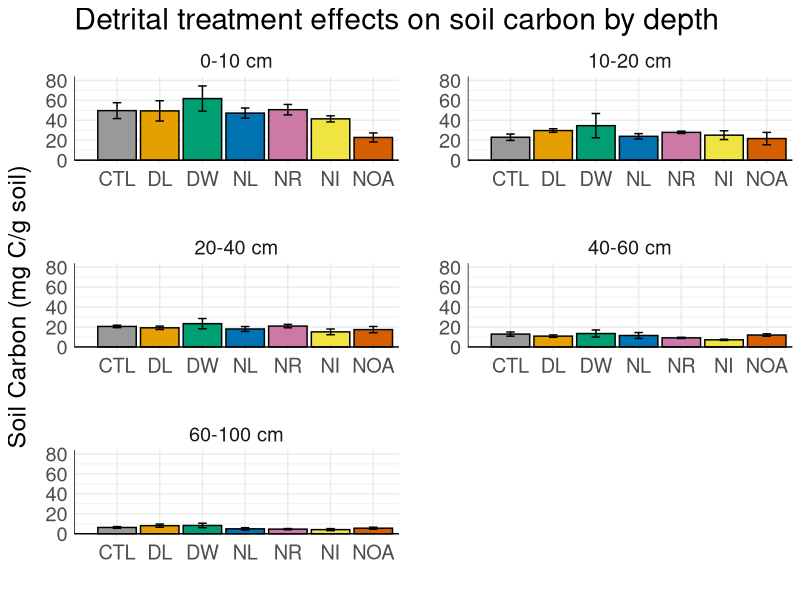
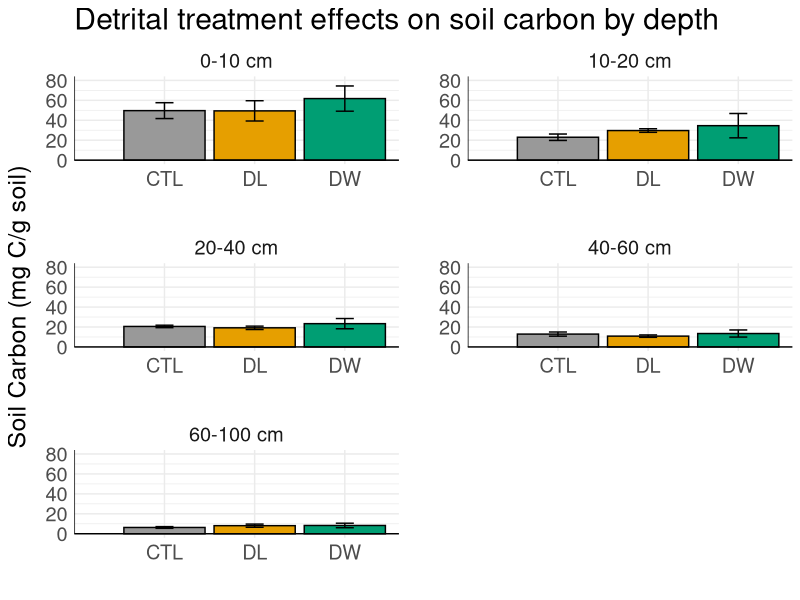
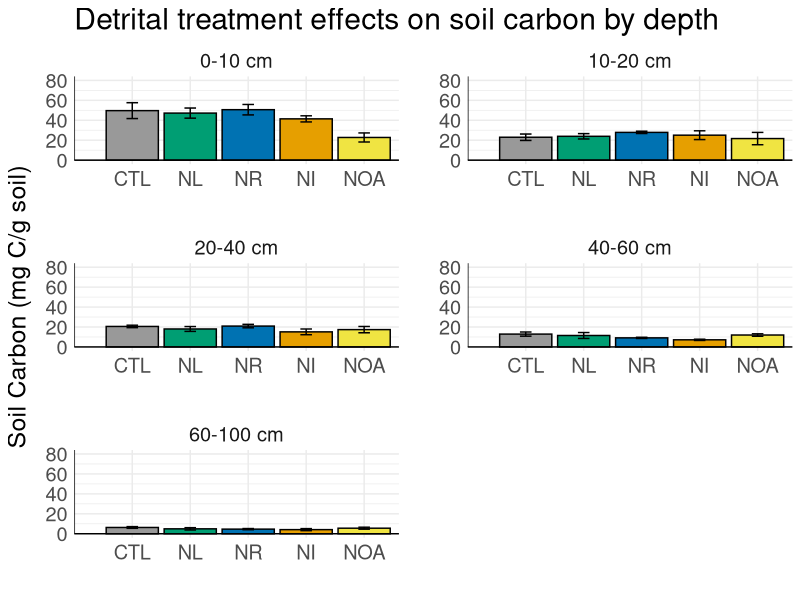
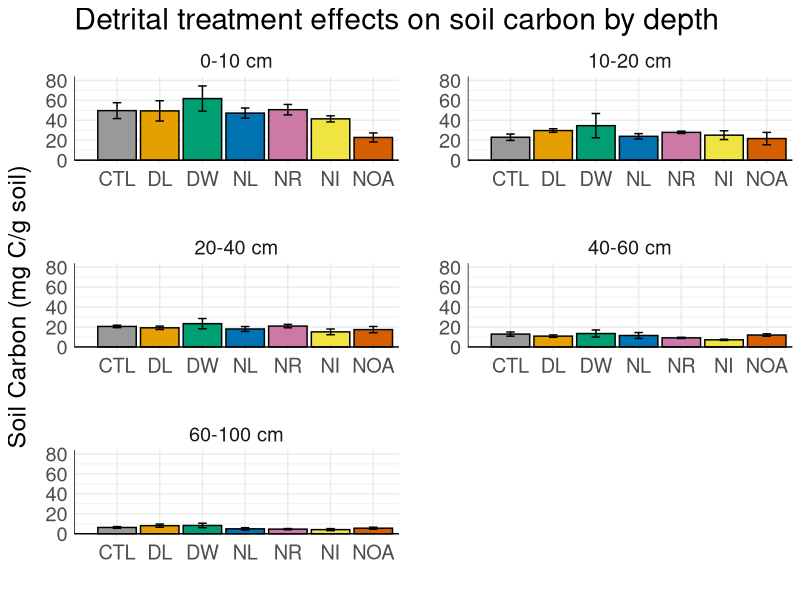
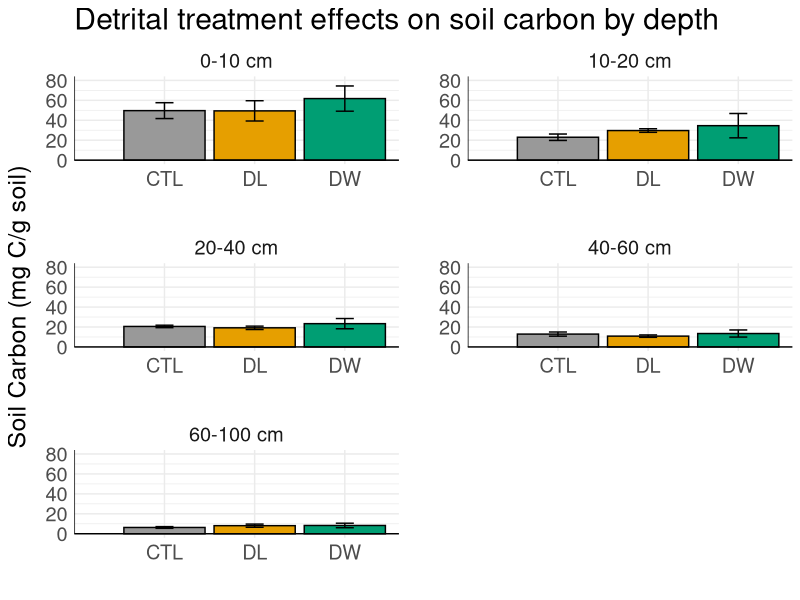
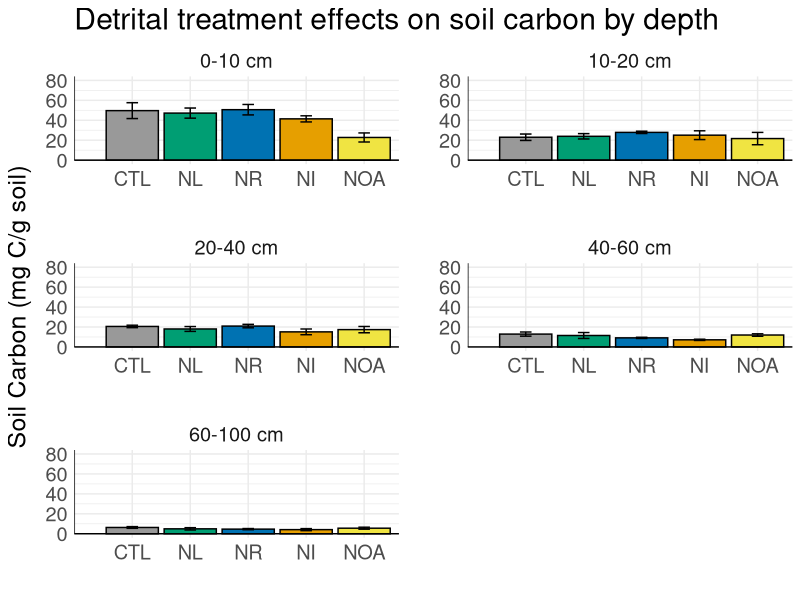

Write R code to recreate these figures, in order.
######
# CONVERT THIS TO RMD
######

#####
#DIRT 20 SOM analysis

library(ggplot2)
library(tidyr)
library(reshape2)
library(dplyr)
library(ggthemes)

### SETUP ###
#Set path to data folder
setwd("C:/github/DIRT20")
#Load raw data csv
data.raw <- read.csv("DIRT20_soil_master_raw.csv", as.is=T)
colnames(data.raw) <- as.character(data.raw[1,1:16])
data.raw <- data.raw[-1,]

#Convert numerics
for (i in 6:16) {data.raw[,i] <- as.numeric(data.raw[,i])}
str(data.raw)

### WARNING - MANUAL DATA CHANGE ### HARD CODED
### DELETE THIS CODE IF NOT UNDERSTOOD OR INTENDED

#Changing control values for 0-10 cm
  #C values are averages from original depth cores (repx4, minus one >20 outlier for plot 8)
  data.raw[8,6] <- 4.836
  data.raw[12,6] <- 6.407
  data.raw[14,6] <- 3.66

  
# Get mean and standard dev, std err
soc_summary <- data.raw %>% group_by(TRT, Depth) %>% summarize(n = n(),
                                                      mean = mean(bulk_percC*10),
                                                      stdev = sd(bulk_percC*10),
                                                      sterr = sd(bulk_percC*10)/sqrt(3))

# Set plot discrete x-axis order
trt_order <- c('CTL', 'DL', 'DW', 'NL', 'NR', 'NI', 'NOA')

#Create labels for facet plots
depth.labs <- c("0-10 cm", "10-20 cm", "20-40 cm", "40-60 cm", "60-100 cm")
names(depth.labs) <- c("0-10", "10-20", "20-40", "40-60", "60-100")


### FIGURE 1 - ALL TRTS###
f1_all <- ggplot(soc_summary, aes(x=factor(TRT, levels = trt_order), y=mean, fill=TRT)) + 
            geom_histogram(stat = "identity", colour="black") + 
            facet_wrap( ~ Depth, ncol=2, scales = "free", labeller = labeller(Depth = depth.labs)) +
            ylim(0,80)+
            theme_minimal() +
            annotate("segment", x=0, xend=Inf, y=0, yend=0) +
            annotate("segment", x=0, xend=-Inf, y=0, yend=Inf) +
            ylab("Soil Carbon (mg C/g soil)") +
            xlab("") + 
            ggtitle("Detrital treatment effects on soil carbon by depth") +
            theme(panel.spacing = unit(2, "lines")) +
            scale_fill_manual(values = c("#999999", "#E69F00", "#009E73",
                                         "#F0E442", "#0072B2", "#D55E00", "#CC79A7")) + 
            theme(legend.position = "none") +
            geom_errorbar(aes(ymin=mean-sterr, ymax=mean+sterr), width=.2,position=position_dodge(.9)) +
            theme(axis.title.y = element_text(margin = margin(t = 0, r = 10, b = 0, l = 0))) +
            theme(text = element_text(size=18))
f1_all
                  
ggsave(plot=f1_all, path = "ggplots", filename = "fig1_all_trts.png",
       width = 8, height = 16 , dpi = 300)


### FIGURE 1 - ADTN TRTS###
additions <- c("CTL", "DL", "DW")
adtns_only_data <- soc_summary %>% filter(TRT %in% additions)

f1_adtns <- ggplot(adtns_only_data, aes(x=factor(TRT, levels = trt_order), y=mean, fill=TRT)) + 
  geom_histogram(stat = "identity", colour="black") + 
  facet_wrap( ~ Depth, ncol=2, scales = "free", labeller = labeller(Depth = depth.labs)) +
  ylim(0,80)+
  theme_minimal() +
  annotate("segment", x=0, xend=Inf, y=0, yend=0) +
  annotate("segment", x=0, xend=-Inf, y=0, yend=Inf) +
  ylab("Soil Carbon (mg C/g soil)") +
  xlab("") + 
  ggtitle("Detrital treatment effects on soil carbon by depth") +
  theme(panel.spacing = unit(2, "lines")) +
  scale_fill_manual(values = c("#999999", "#E69F00", "#009E73",
                               "#F0E442", "#0072B2", "#D55E00", "#CC79A7")) + 
  theme(legend.position = "none") +
  geom_errorbar(aes(ymin=mean-sterr, ymax=mean+sterr), width=.2,position=position_dodge(.9)) +
  theme(axis.title.y = element_text(margin = margin(t = 0, r = 10, b = 0, l = 0))) +
  theme(text = element_text(size=18))
f1_adtns

ggsave(plot=f1_adtns, path = "ggplots", filename = "fig1_adtns_trts.png",
       width = 8, height = 16 , dpi = 300)

### FIGURE 1 - RMVL TRTS###
removals <- c("CTL", "NL", "NR", "NI", "NOA")
rmvl_only_data <- soc_summary %>% filter(TRT %in% removals)

f1_rmvls <- ggplot(rmvl_only_data, aes(x=factor(TRT, levels = trt_order), y=mean, fill=TRT)) + 
  geom_histogram(stat = "identity", colour="black") + 
  facet_wrap( ~ Depth, ncol=2, scales = "free", labeller = labeller(Depth = depth.labs)) +
  ylim(0,80)+
  theme_minimal() +
  annotate("segment", x=0, xend=Inf, y=0, yend=0) +
  annotate("segment", x=0, xend=-Inf, y=0, yend=Inf) +
  ylab("Soil Carbon (mg C/g soil)") +
  xlab("") + 
  ggtitle("Detrital treatment effects on soil carbon by depth") +
  theme(panel.spacing = unit(2, "lines")) +
  scale_fill_manual(values = c("#999999", "#E69F00", "#009E73",
                               "#F0E442", "#0072B2", "#D55E00", "#CC79A7")) + 
  theme(legend.position = "none") +
  geom_errorbar(aes(ymin=mean-sterr, ymax=mean+sterr), width=.2,position=position_dodge(.9)) +
  theme(axis.title.y = element_text(margin = margin(t = 0, r = 10, b = 0, l = 0))) +
  theme(text = element_text(size=18))
f1_rmvls

ggsave(plot=f1_rmvls, path = "ggplots", filename = "fig1_rmvls_trts.png",
       width = 8, height = 16 , dpi = 300)
